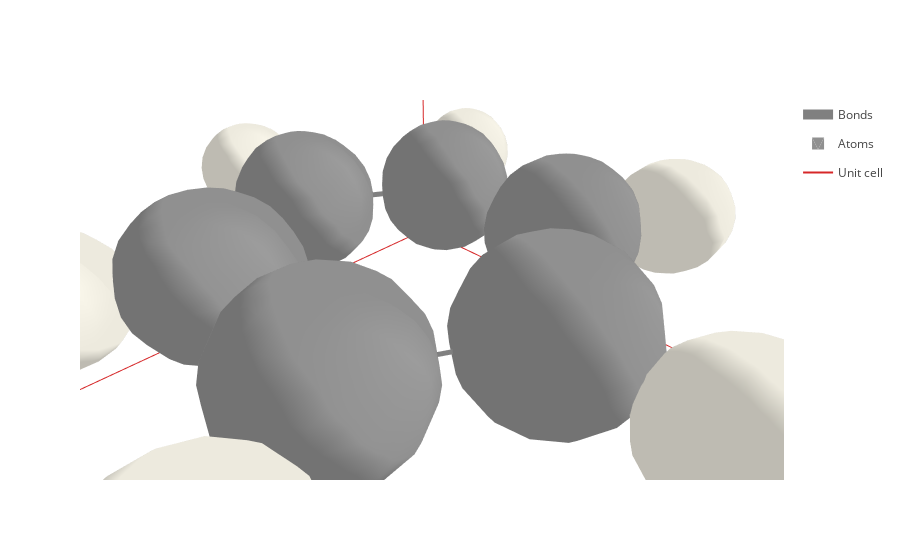

Write notebook code for a chart like this one.
### Code cell
ben_centered.plot()

### Figure 1 — Plotly figure (JSON) as saved in the notebook; plotly's stock layout.template omitted (floating-point values rounded to 4 significant figures; data arrays with more than 128 entries replaced by an {"elided": "..."} marker saying what was removed)
{"data": [{"line": {"color": "gray", "width": 10}, "meta": {}, "mode": "lines", "name": "Bonds", "opacity": 1, "type": "scatter3d", "x": {"elided": "252 float values"}, "y": {"elided": "252 float values"}, "z": {"elided": "252 float values"}}, {"alphahull": 0, "color": "#909090", "hovertemplate": "%{meta.position}", "legendgroup": "Atoms", "meta": {"meta": {"Atoms_i": 0}, "position": "(8.23, 7.71, 5.00)"}, "name": "Atoms", "opacity": 1, "showlegend": true, "showscale": false, "type": "mesh3d", "x": {"elided": "225 float values"}, "y": {"elided": "225 float values"}, "z": {"elided": "225 float values"}}, {"alphahull": 0, "color": "#EDEADE", "hovertemplate": "%{meta.position}", "legendgroup": "Atoms", "meta": {"meta": {"Atoms_i": 1}, "position": "(9.20, 8.27, 5.00)"}, "name": "Atoms", "opacity": 1, "showlegend": false, "showscale": false, "type": "mesh3d", "x": {"elided": "225 float values"}, "y": {"elided": "225 float values"}, "z": {"elided": "225 float values"}}, {"alphahull": 0, "color": "#909090", "hovertemplate": "%{meta.position}", "legendgroup": "Atoms", "meta": {"meta": {"Atoms_i": 2}, "position": "(7.00, 8.42, 5.00)"}, "name": "Atoms", "opacity": 1, "showlegend": false, "showscale": false, "type": "mesh3d", "x": {"elided": "225 float values"}, "y": {"elided": "225 float values"}, "z": {"elided": "225 float values"}}, {"alphahull": 0, "color": "#EDEADE", "hovertemplate": "%{meta.position}", "legendgroup": "Atoms", "meta": {"meta": {"Atoms_i": 3}, "position": "(7.00, 9.54, 5.00)"}, "name": "Atoms", "opacity": 1, "showlegend": false, "showscale": false, "type": "mesh3d", "x": {"elided": "225 float values"}, "y": {"elided": "225 float values"}, "z": {"elided": "225 float values"}}, {"alphahull": 0, "color": "#909090", "hovertemplate": "%{meta.position}", "legendgroup": "Atoms", "meta": {"meta": {"Atoms_i": 4}, "position": "(5.77, 7.71, 5.00)"}, "name": "Atoms", "opacity": 1, "showlegend": false, "showscale": false, "type": "mesh3d", "x": {"elided": "225 float values"}, "y": {"elided": "225 float values"}, "z": {"elided": "225 float values"}}, {"alphahull": 0, "color": "#EDEADE", "hovertemplate": "%{meta.position}", "legendgroup": "Atoms", "meta": {"meta": {"Atoms_i": 5}, "position": "(4.80, 8.27, 5.00)"}, "name": "Atoms", "opacity": 1, "showlegend": false, "showscale": false, "type": "mesh3d", "x": {"elided": "225 float values"}, "y": {"elided": "225 float values"}, "z": {"elided": "225 float values"}}, {"alphahull": 0, "color": "#909090", "hovertemplate": "%{meta.position}", "legendgroup": "Atoms", "meta": {"meta": {"Atoms_i": 6}, "position": "(5.77, 6.29, 5.00)"}, "name": "Atoms", "opacity": 1, "showlegend": false, "showscale": false, "type": "mesh3d", "x": {"elided": "225 float values"}, "y": {"elided": "225 float values"}, "z": {"elided": "225 float values"}}, {"alphahull": 0, "color": "#EDEADE", "hovertemplate": "%{meta.position}", "legendgroup": "Atoms", "meta": {"meta": {"Atoms_i": 7}, "position": "(4.80, 5.73, 5.00)"}, "name": "Atoms", "opacity": 1, "showlegend": false, "showscale": false, "type": "mesh3d", "x": {"elided": "225 float values"}, "y": {"elided": "225 float values"}, "z": {"elided": "225 float values"}}, {"alphahull": 0, "color": "#909090", "hovertemplate": "%{meta.position}", "legendgroup": "Atoms", "meta": {"meta": {"Atoms_i": 8}, "position": "(7.00, 5.58, 5.00)"}, "name": "Atoms", "opacity": 1, "showlegend": false, "showscale": false, "type": "mesh3d", "x": {"elided": "225 float values"}, "y": {"elided": "225 float values"}, "z": {"elided": "225 float values"}}, {"alphahull": 0, "color": "#EDEADE", "hovertemplate": "%{meta.position}", "legendgroup": "Atoms", "meta": {"meta": {"Atoms_i": 9}, "position": "(7.00, 4.46, 5.00)"}, "name": "Atoms", "opacity": 1, "showlegend": false, "showscale": false, "type": "mesh3d", "x": {"elided": "225 float values"}, "y": {"elided": "225 float values"}, "z": {"elided": "225 float values"}}, {"alphahull": 0, "color": "#909090", "hovertemplate": "%{meta.position}", "legendgroup": "Atoms", "meta": {"meta": {"Atoms_i": 10}, "position": "(8.23, 6.29, 5.00)"}, "name": "Atoms", "opacity": 1, "showlegend": false, "showscale": false, "type": "mesh3d", "x": {"elided": "225 float values"}, "y": {"elided": "225 float values"}, "z": {"elided": "225 float values"}}, {"alphahull": 0, "color": "#EDEADE", "hovertemplate": "%{meta.position}", "legendgroup": "Atoms", "meta": {"meta": {"Atoms_i": 11}, "position": "(9.20, 5.73, 5.00)"}, "name": "Atoms", "opacity": 1, "showlegend": false, "showscale": false, "type": "mesh3d", "x": {"elided": "225 float values"}, "y": {"elided": "225 float values"}, "z": {"elided": "225 float values"}}, {"meta": {}, "mode": "lines", "name": "Unit cell", "type": "scatter3d", "x": [0.0, 0.0, 14.4, 14.4, 0.0, 0.0, NaN, 0.0, 0.0, 0.0, 14.4, 14.4, 0.0, NaN, 14.4, 14.4, NaN, 14.4, 14.4], "y": [0.0, 15.08, 15.08, 15.08, 15.08, 15.08, NaN, 15.08, 0.0, 0.0, 0.0, 0.0, 0.0, NaN, 15.08, 0.0, NaN, 15.08, 0.0], "z": [0.0, 0.0, 0.0, 10.0, 10.0, 0.0, NaN, 10.0, 10.0, 0.0, 0.0, 10.0, 10.0, NaN, 0.0, 0.0, NaN, 10.0, 10.0]}], "layout": {"autosize": true, "scene": {"aspectmode": "data", "aspectratio": {"x": 1.112, "y": 1.165, "z": 0.7723}, "camera": {"center": {"x": 0, "y": 0, "z": 0}, "eye": {"x": 0.1401, "y": 0.1401, "z": 0.1401}, "projection": {"type": "perspective"}, "up": {"x": 0, "y": 0, "z": 1}}, "xaxis": {"title": {"text": "X axis [Ang]"}, "type": "linear"}, "yaxis": {"title": {"text": "Y axis [Ang]"}, "type": "linear"}, "zaxis": {"title": {"text": "Z axis [Ang]"}, "type": "linear"}}, "xaxis": {"scaleanchor": "y", "scaleratio": 1, "title": {"text": "X axis [Ang]"}}, "yaxis": {"title": {"text": "Y axis [Ang]"}}}}
